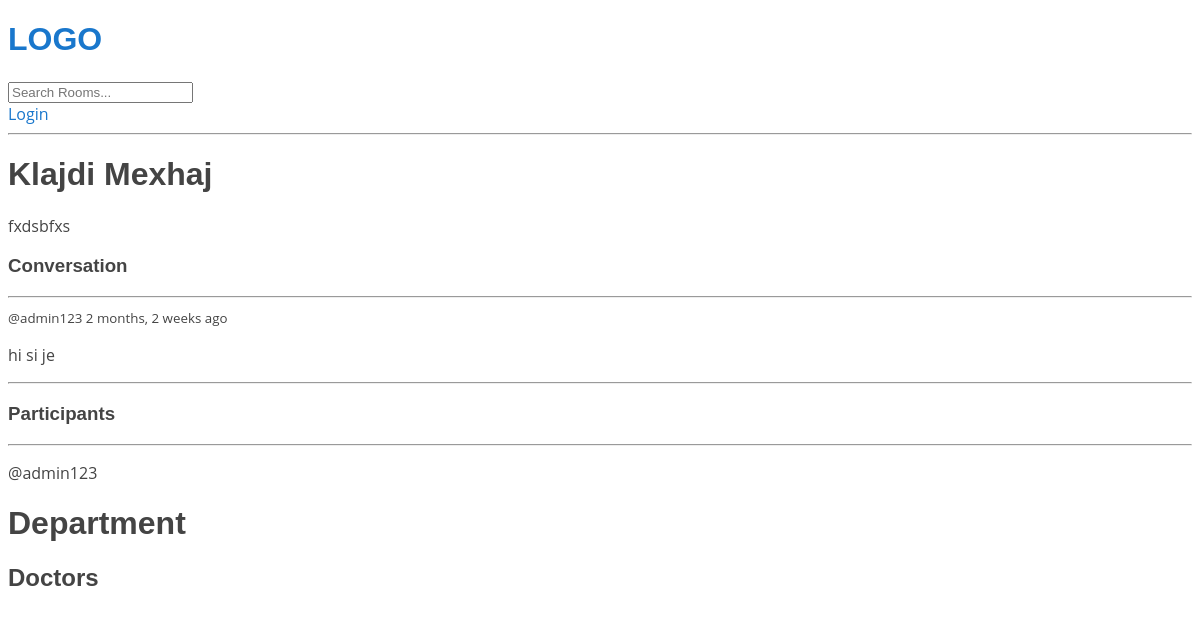
/room/8/, run on the app's committed database.
### appSalus/models.py (models this page shows, shortened)
class Room(models.Model):
    host = models.ForeignKey(User, on_delete=models.SET_NULL, null=True)
    topic = models.ForeignKey(Topic, on_delete=models.SET_NULL, null=True)
    name = models.CharField(max_length=200,blank=True)
    description = models.TextField(null=True, blank=True)
    participants = models.ManyToManyField(User,related_name='participants',blank=True)
    updated = models.DateTimeField(auto_now=True)
    created = models.DateTimeField(auto_now_add=True)
    class Meta:
        ordering = ['-updated','-created']

class Message(models.Model):
    user = models.ForeignKey(User, on_delete=models.CASCADE)
    room = models.ForeignKey(Room, on_delete=models.CASCADE)
    body = models.TextField()
    updated = models.DateTimeField(auto_now=True)
    created = models.DateTimeField(auto_now_add=True)

### appSalus/views.py (the view, shortened to what this page needs)
# urls.py: path('room/<str:pk>/',views.room,name="room"),
def room(request, pk):
    room = Room.objects.get(id=pk)
    room_messages = room.message_set.all().order_by('-created')
    participants = room.participants.all()
    context = {'room':room,'room_messages':room_messages,'participants':participants}
    return render(request,'room.html',context)

### appSalus/templates/room.html (shortened to what this page needs)
<!DOCTYPE html>
{% extends 'base/index.html' %}
{% load static %} -->
{% block content %}
<div class="room-container">
    <div>
<h1>{{room.name}}</h1>
<p>{{room.description}}</p>
<div class="comment-wrapper">
    <h3>Conversation</h3>
    <hr>
    {% for message in room_messages %}
    <div>
        <small>@{{message.user}}  {{message.created|timesince}} ago </small>
        <p>{{message.body}}</p>
        <hr>
    </div>
    {% endfor %}
</div>
 </div>
 <div>
    <h3>Participants</h3>
    <hr>
    {% for user in participants %}
    <div>
        <p>@{{user.username}}</p>
    </div>
    {% endfor %}
 </div>
</div>
<h1>{{ department.name }} Department</h1>
    <h2>Doctors</h2>
{% endblock content %}

### appSalus/static/css/style.css (style rules this page uses)
body { font-family: "Open Sans", sans-serif; color: #444444; }
h1, h2, h3, h4, h5, h6 { font-family: "Raleway", sans-serif; }
*,*:after,*:before { -webkit-box-sizing: border-box; -moz-box-sizing: border-box; -ms-box-sizing:border-box; box-sizing: border-box; }

### data on the page
Room: name "Klajdi Mexhaj", description "fxdsbfxs"
Message: user "admin123", created "2 months, 2 weeks", body "hi si je"

### other printed values
{{ user.username }} "admin123"
